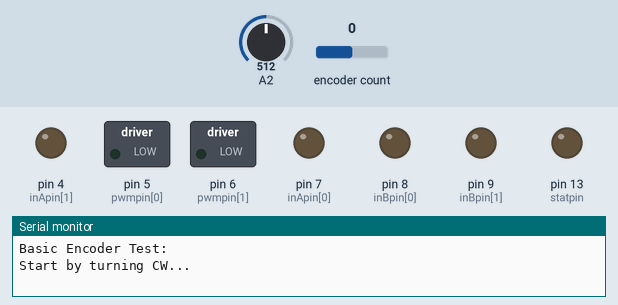
Simulated run of this sketch. Board: Arduino Mega 2560, built with avr-gcc and run on an emulated ATmega2560. Shown: switched loads named in the sketch (green lamp = pin HIGH), output pins drawn as LEDs (lit = HIGH), the last lines printed to the serial monitor. Inputs (shaded band) come from the test bench; at power-on: A2 = 512, encoder count 0.

Above: at 0.1 s.
At 3.1 s:
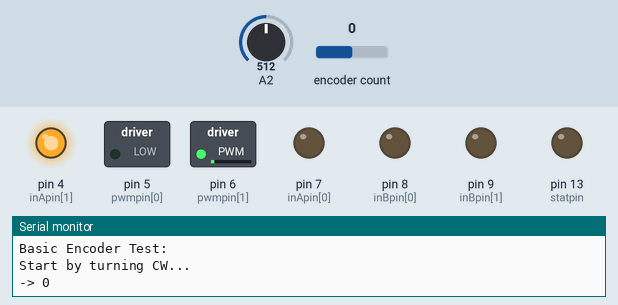
Timing chart, 0 to 4.6 s (numbered marks = the images above):
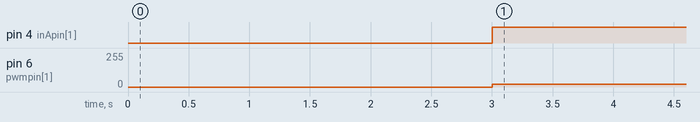

Measured:
- by itself, pin 4 (inApin[1]): LOW → HIGH at 3.0 s
- by itself, pin 6 (pwmpin[1]): 0/255 → 20/255 at 3.0 s

The sketch:

encoder_test-01.ino
```cpp
/****************************************************************
   encoder_test-1
   This program uses the teensy encoder library
   http://www.pjrc.com/teensy/td_libs_Encoder.html
   to test the encoder on one motor of the DPRG
   club robot (v2016).
   Code by Doug Paradis (dep) version: 20160719

   Derived from:
   - Teensy Encoder library by pjrc
   - MonsterMoto Shield Example Sketch by Jim Lindblom

   Using the wiring harness that came with the motor used
   on the DPRG club robot the connections are:
   Black - motor shield A2
   Green - motor shield B2
   Red - either 5v or 3.3v
   Orange - ground
   Yellow (encoder ch A) - Arduino Mega pin 21 (INT0)
   White (encoder ch B) - Arduino Mega pin 20 (INT1)

   Additional connections:
   Battery Red - motor shield +
   Battery Black - motor shield -
   Power Plug to Arduino Mega is DISCONNECTED (Mega power from
   USB port)

   Expected behavior:
   Right motor (looking from rear of robot) should pause, move CW
   10 revolutions, pause, move CCW 10 revolutions,pause, then
   repeat pattern. Use tape on wheel to track wheel movement.
   In other words, CW turning is defined when looking along the axis of the motor,
   with the body of the motor between you and the enecoder
   Using the Serial Monitor window of the Arduino environment, when turning CW,
   encoder counts should increase from 0 to positive ~32920, then back down to ~0.
   Note that counts may not be exact for several reasons. For example, issues with
   the encoder sensors may lead to missed counts. Also, this program polls the encoder tally.
   At typical motor speeds, this program is not able to read the encoder tally
   as often as it changes.  However, the library which maintains the encoder tally is
   interrupt driven, and should be able to keep up.

   Motor Polarity Problem:
   On some motors, the encoder is mounted 180 degrees opposite of motors assembled with the typical convention.
   This yields the effect that the same sofware commands and wiring harness which normally
   produce CW rotation actually produce CCW rotation. In such cases, if you are not equipped
   to desolder and rotate the encoder, consider simply flipping
   the motor polarity in software or the wiring harness for the offending motor,

   Encoder Problem:
   If the wheel doesn't turn 10 revolutions during the test or the
   encoders counts are way off, you have an encoder issue.

    Use the motorGo(uint8_t motor, uint8_t direct, uint8_t pwm)
    function to get motors going in either CW, CCW, BRAKEVCC, or
    BRAKEGND. Use motorOff(int motor) to turn a specific motor off.

    The motor variable in each function should be either a 0 or a 1.
    pwm in the motorGo function should be a value between 0 and 255.
 *******************************************************************/


#include <Encoder.h>

// Change these two numbers to the pins connected to your encoder.
//   Best Performance: both pins have interrupt capability
//   Good Performance: only the first pin has interrupt capability
//   Low Performance:  neither pin has interrupt capability
Encoder myEnc(21,20);   // Mega INT0 and INT1
//   avoid using pins with LEDs attached


// Motor shield setup
#define BRAKEVCC 0
#define CW   1
#define CCW  2
#define BRAKEGND 3
#define CS_THRESHOLD 100

/*  VNH2SP30 pin definitions
 xxx[0] controls '1' outputs
 xxx[1] controls '2' outputs */
int inApin[2] = {7, 4};  // INA: Clockwise input
int inBpin[2] = {8, 9}; // INB: Counter-clockwise input
int pwmpin[2] = {5, 6}; // PWM input
int cspin[2] = {2, 3}; // CS: Current sense ANALOG input
int enpin[2] = {0, 1}; // EN: Status of switches output (Analog pin)

int statpin = 13;      // attached to LED

int oneRev = 3292;   // Full Quadrature encoder cnts for one rev
int flgs = 0;
int reachedTarget = 0;
int rotationDir = CW;
char motorSpd = 20;   //slow enough to count and avoid inertia driven motion
                      //too slow and motor stalls.
                      //too fast and inertia makes it difficult to count & difficult to see when the motor drive stops

void setup() {
  Serial.begin(9600);
  Serial.println("Basic Encoder Test:");
  Serial.println("Start by turning CW...");

  // motor shield pin setup
  pinMode(statpin, OUTPUT);
  // Initialize digital pins as outputs
  for (int i=0; i<2; i++)
  {
    pinMode(inApin[i], OUTPUT);
    pinMode(inBpin[i], OUTPUT);
    pinMode(pwmpin[i], OUTPUT);
  }
  // Initialize braked
  for (int i=0; i<2; i++)
  {
    digitalWrite(inApin[i], LOW);
    digitalWrite(inBpin[i], LOW);
  }

  delay(3000);

}

long oldPosition  = -999;

void loop() {
  long newPosition = myEnc.read();
  if (newPosition != oldPosition) {
    oldPosition = newPosition;
    Serial.print("-> ");
    Serial.println(newPosition);
  }

  //motorGo(0, rotationDir, motorSpd);
  motorGo(1, rotationDir, motorSpd);

  //if ((newPosition <= ((long)oneRev * -10)) && (flgs == 0)){    // backwards motor wiring
  if ((newPosition >= ((long)oneRev * 10)) && (flgs == 0)){       // normal motor wiring
   Serial.println("finished turning CW");
   reachedTarget = 1;
  }

  //if ((newPosition >= 0) && (flgs == 1)){  // backwards motor wiring
  if ((newPosition <= 0) && (flgs == 1)){    // normal motor wiring
    reachedTarget = 1;
    Serial.println("finished turning CCW");
  }

  if (reachedTarget == 1){
    //motorOff(0);
    motorOff(1);
    Serial.println(newPosition);
    Serial.println("- reached target -");
    newPosition = 0;
    reachedTarget = 0;
    if (flgs == 0){
      flgs = 1;
      rotationDir = CCW;
      Serial.println("- reached target - now turning CCW");
    }
    else if (flgs == 1){
      flgs = 0;
      rotationDir = CW;
      Serial.println("- reached target - now turning CW");
    }
    delay(5000);
  }


  if ((analogRead(cspin[0]) < CS_THRESHOLD) && (analogRead(cspin[1]) < CS_THRESHOLD))
    digitalWrite(statpin, HIGH);
}

//---------- Functions -------------------------------
void motorOff(int motor)
{
  // Initialize braked
  for (int i=0; i<2; i++)
  {
    digitalWrite(inApin[i], LOW);
    digitalWrite(inBpin[i], LOW);
  }
  analogWrite(pwmpin[motor], 0);
}

/* motorGo() will set a motor going in a specific direction
 the motor will continue going in that direction, at that speed
 until told to do otherwise.

 motor: this should be either 0 or 1, will selet which of the two
 motors to be controlled

 direct: Should be between 0 and 3, with the following result
 0: Brake to VCC
 1: Clockwise
 2: CounterClockwise
 3: Brake to GND

 pwm: should be a value between 0 and 255, higher the number, the faster
 it'll go
 */
void motorGo(uint8_t motor, uint8_t direct, uint8_t pwm)
{
  if (motor <= 1)
  {
    if (direct <=4)
    {
      // Set inA[motor]
      if (direct <=1)
        digitalWrite(inApin[motor], HIGH);
      else
        digitalWrite(inApin[motor], LOW);

      // Set inB[motor]
      if ((direct==0)||(direct==2))
        digitalWrite(inBpin[motor], HIGH);
      else
        digitalWrite(inBpin[motor], LOW);

      analogWrite(pwmpin[motor], pwm);
    }
  }
}
```
